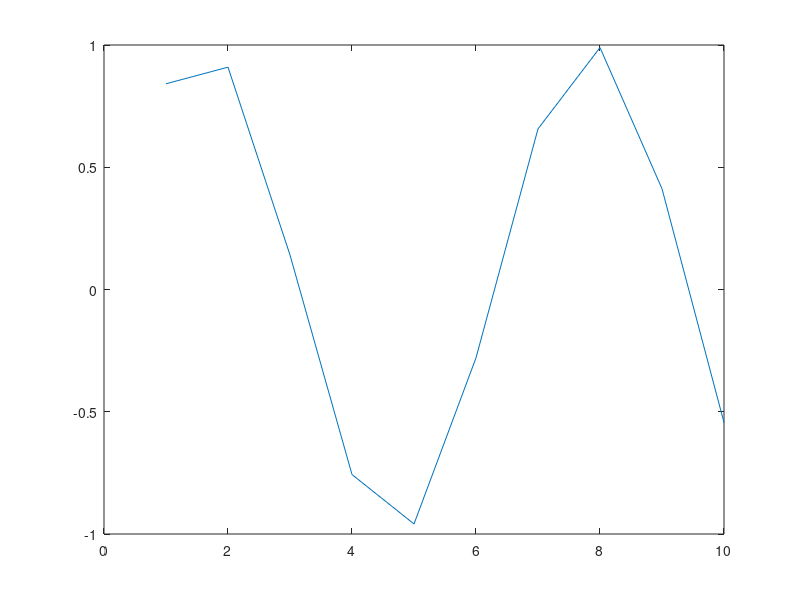

Reproduce this figure in MATLAB. (Note: this script raises an error after producing the figure.)
%=============================================================================
% Copyright (c) 2016-present Allan CORNET (Nelson)
%=============================================================================
% This file is part of Nelson.
%=============================================================================
% LICENCE_BLOCK_BEGIN
% SPDX-License-Identifier: LGPL-3.0-or-later
% LICENCE_BLOCK_END
%=============================================================================
% <--ADV-CLI MODE-->
%=============================================================================
f = figure();
ax = gca();
plot(ax, 1:10, sin(1:10));
assert_istrue(is2D(ax)); 
%=============================================================================
f = figure();
ax = gca()
surf(peaks);
sleep(0.5);
refresh(f);
assert_isfalse(is2D(ax)); 
%=============================================================================
